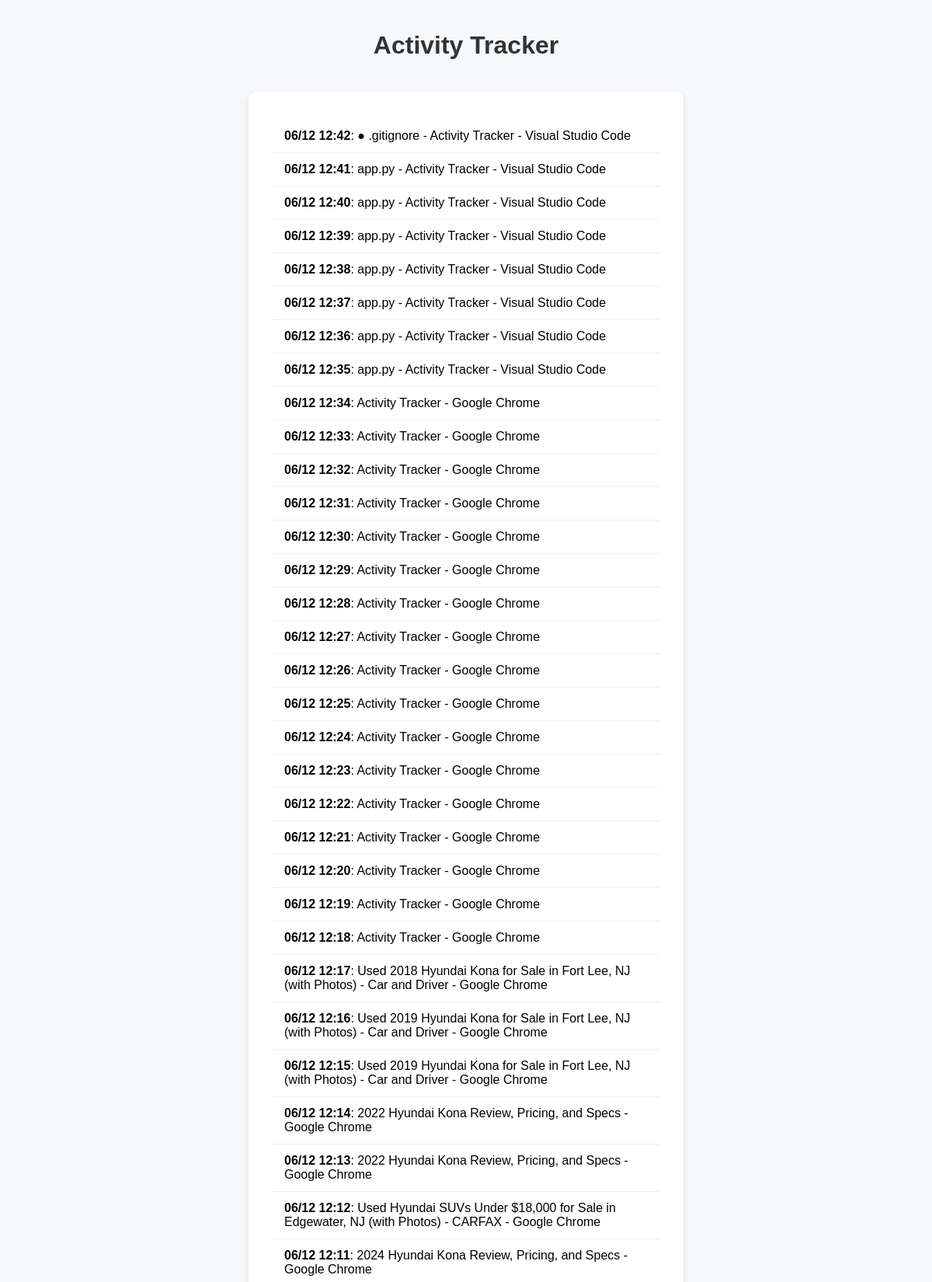
The page / (upper part) on the database its author committed.
### tables this page shows
CREATE TABLE activities (id INTEGER PRIMARY KEY ASC AUTOINCREMENT, activity TEXT, time TEXT);

### scripts/app.py (the view)
@app.route('/')
def index():
    activities = dbActivities()
    return render_template('main.html', activities = activities)

### scripts/funcs.py (called while the page is built)
def dbActivities():
    import sqlite3
    conn = sqlite3.connect('/home/amanuel/AmanuelPersonal/project_ideas/Activity Tracker/database/local.db')
    cursor = conn.cursor()
    cursor.execute("SELECT time, activity FROM activities ORDER BY id DESC LIMIT 720")
    rows = cursor.fetchall()
    conn.close()
    return [{'time': row[0], 'activity': row[1]} for row in rows]

### templates/main.html (shortened to what this page needs)
<!DOCTYPE html>
<html lang="en">
<head>
</head>
<body>
    <h1>Activity Tracker</h1>
    <div class="list-container">
    {% if activities %}
        <ul>
        {% for item in activities %}
            <li><strong>{{ item.time }}</strong>: {{ item.activity }}</li>
        {% endfor %}
        </ul>
    {% else %}
        <p>No activities found.</p>
    {% endif %}
    </div>
</body>
</html>

### templates/main.html (style rules this page uses)
body { font-family: Arial, sans-serif; background-color: #f6f9fc; margin: 0; padding: 0; display: flex; flex-direction: column; align-items: center; }
h1 { margin-top: 40px; color: #333; }
.list-container { background-color: white; padding: 20px 30px; border-radius: 10px; box-shadow: 0 4px 10px rgba(0, 0, 0, 0.1); margin-top: 20px; width: 90%; max-width: 500px; }
ul { list-style-type: none; padding: 0; }
li { padding: 12px 16px; border-bottom: 1px solid #eee; transition: background-color 0.2s; }

### rows shown on the page
activities: time "06/12 12:42", activity "● .gitignore - Activity Tracker - Visual Studio Code"
activities: time "06/12 12:41", activity "app.py - Activity Tracker - Visual Studio Code"
activities: time "06/12 12:40", activity "app.py - Activity Tracker - Visual Studio Code"
activities: time "06/12 12:39", activity "app.py - Activity Tracker - Visual Studio Code"
activities: time "06/12 12:38", activity "app.py - Activity Tracker - Visual Studio Code"
activities: time "06/12 12:37", activity "app.py - Activity Tracker - Visual Studio Code"
activities: time "06/12 12:36", activity "app.py - Activity Tracker - Visual Studio Code"
activities: time "06/12 12:35", activity "app.py - Activity Tracker - Visual Studio Code"
activities: time "06/12 12:34", activity "Activity Tracker - Google Chrome"
activities: time "06/12 12:33", activity "Activity Tracker - Google Chrome"
activities: time "06/12 12:32", activity "Activity Tracker - Google Chrome"
activities: time "06/12 12:31", activity "Activity Tracker - Google Chrome"
activities: time "06/12 12:30", activity "Activity Tracker - Google Chrome"
activities: time "06/12 12:29", activity "Activity Tracker - Google Chrome"
activities: time "06/12 12:28", activity "Activity Tracker - Google Chrome"
activities: time "06/12 12:27", activity "Activity Tracker - Google Chrome"
activities: time "06/12 12:26", activity "Activity Tracker - Google Chrome"
activities: time "06/12 12:25", activity "Activity Tracker - Google Chrome"
activities: time "06/12 12:24", activity "Activity Tracker - Google Chrome"
activities: time "06/12 12:23", activity "Activity Tracker - Google Chrome"
activities: time "06/12 12:22", activity "Activity Tracker - Google Chrome"
activities: time "06/12 12:21", activity "Activity Tracker - Google Chrome"
activities: time "06/12 12:20", activity "Activity Tracker - Google Chrome"
activities: time "06/12 12:19", activity "Activity Tracker - Google Chrome"
activities: time "06/12 12:18", activity "Activity Tracker - Google Chrome"
activities: time "06/12 12:17", activity "Used 2018 Hyundai Kona for Sale in Fort Lee, NJ (with Photos) - Car and Driver - Google Chrome"
activities: time "06/12 12:16", activity "Used 2019 Hyundai Kona for Sale in Fort Lee, NJ (with Photos) - Car and Driver - Google Chrome"
activities: time "06/12 12:15", activity "Used 2019 Hyundai Kona for Sale in Fort Lee, NJ (with Photos) - Car and Driver - Google Chrome"
activities: time "06/12 12:14", activity "2022 Hyundai Kona Review, Pricing, and Specs - Google Chrome"
activities: time "06/12 12:13", activity "2022 Hyundai Kona Review, Pricing, and Specs - Google Chrome"
activities: time "06/12 12:12", activity "Used Hyundai SUVs Under $18,000 for Sale in Edgewater, NJ (with Photos) - CARFAX - Google Chrome"
activities: time "06/12 12:11", activity "2024 Hyundai Kona Review, Pricing, and Specs - Google Chrome"
